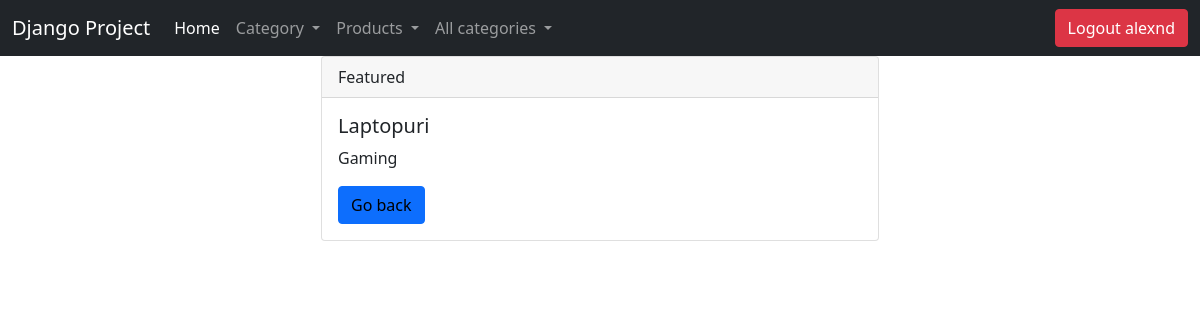
Page /detail-category/9/ (signed in) on the earlier database version.
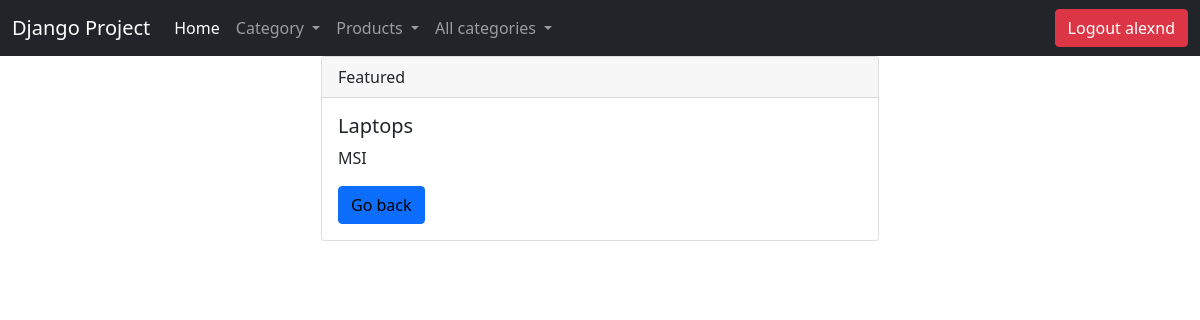
Same page on the later database version.
### category/models.py (models this page shows, shortened)
class Category(models.Model):
    name = models.CharField(max_length=100)
    description = models.TextField(max_length=400)
    active = models.BooleanField(default=True)
    created_at = models.DateTimeField(auto_now_add=True)
    updated_at = models.DateTimeField(auto_now=True)

### category/views.py (the view)
# urls.py: path('detail-category/<int:pk>/', views.CategoryDetailView.as_view(), name='detail_category'),
class CategoryDetailView(LoginRequiredMixin, PermissionRequiredMixin, DetailView):
    template_name = 'category/detail_category.html'
    model = Category
    permission_required = 'category.view_category'

### djangoProject/context_processors.py (called while the page is built)
def get_all_categories(request):
    all_categories = Category.objects.all()
    return {'allcategories': all_categories}

### templates/category/detail_category.html (shortened to what this page needs)
{% extends 'base.html' %}
{% block content %}
    <div class="container">
        <div class="raw">
            <div class="col-md-6 offset-md-3">
                <div class="card">
                    <div class="card-header">
                        Featured
                    </div>
                    <div class="card-body">
                        <h5 class="card-title">{{ category.name }}</h5>
                        <p class="card-text">{{ category.description }}</p>
                        <a href="{% url 'list_of_categories' %}" class="btn btn-primary">Go back</a>
                    </div>
                </div>
            </div>
        </div>
    </div>
{% endblock %}

Differences in the rows shown:
changed Category: name "Laptopuri" → "Laptops"; description "Gaming" → "MSI"
